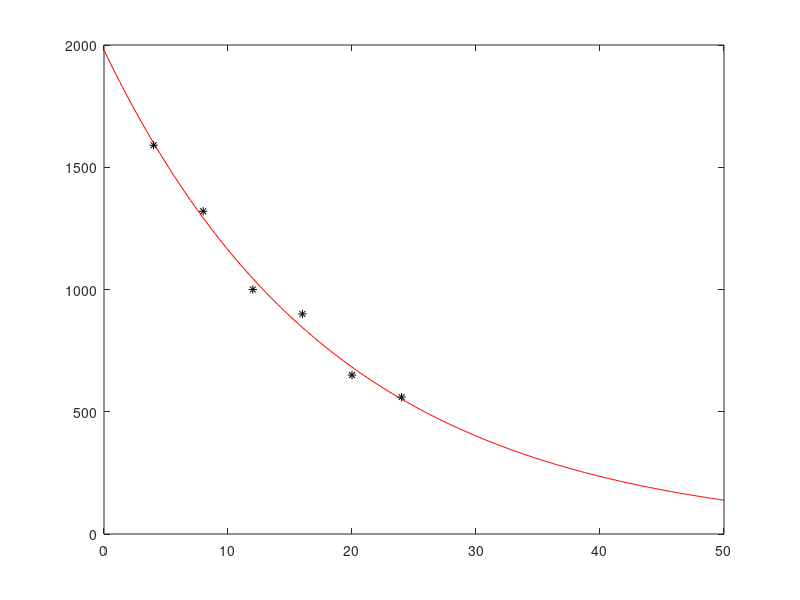

The MATLAB script that drew this image: (Note: this script raises an error after producing the figure.)
clear all;clc

t = [4 8 12 16 20 24]
c = [1590 1320 1000 900 650 560]
# c(t) = b * e^(-k*t)  -> ln(c) = -k*t + ln(b) = a*t + d ; (d = ln(b))-> b = e^d; a = -k -> k = -a

cL = polyfit(t,log(c),1)

b=e^cL(2)
k = -cL(1)

c = @(t) b * e.^(-k.*t);

xx=linspace(0,50,201);
figure(1)
plot(xx,c(xx),'r',[4 8 12 16 20 24], [1590 1320 1000 900 650 560] ,'*k')

#c(t)-200 = 0?

c200 = @(t) c(t) -200;
[x] = biseccion(c200,0,100,1000,1e-6)
grid on;
hold on;
plot(x,200,'*m')
